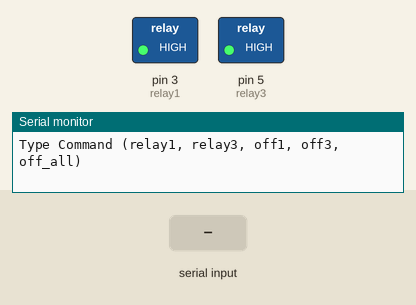
Simulated run of this sketch. Board: Arduino Uno, built with avr-gcc and run on an emulated ATmega328P. Shown: switched loads named in the sketch (green lamp = pin HIGH), the last lines printed to the serial monitor. Inputs (shaded band) come from the test bench.

Above: at 1.2 s.
1.3 s: "relay1\n" received over Serial
At 1.9 s:
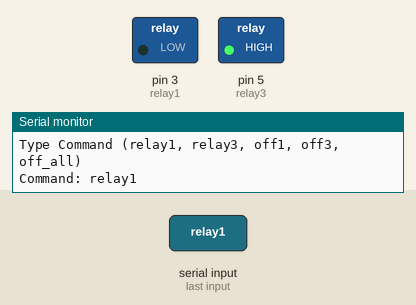
2.8 s: "relay3\n" received over Serial
At 4.0 s:
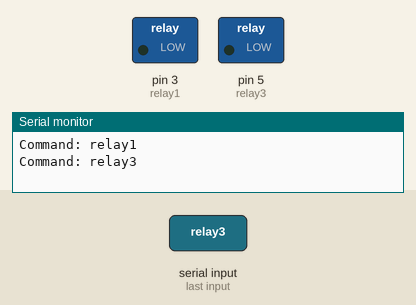
4.3 s: "off1\n" received over Serial
At 5.3 s:
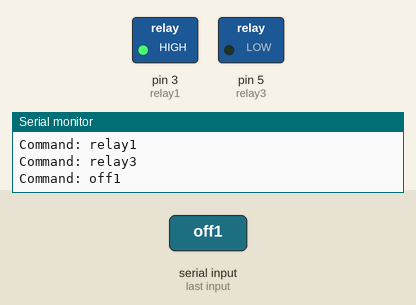
5.8 s: "off3\n" received over Serial
At 6.4 s:
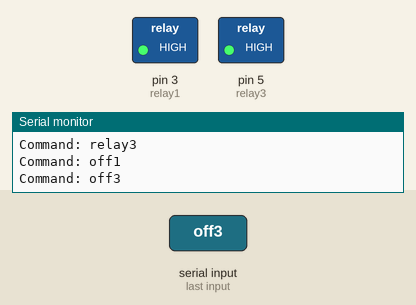
Timing chart, 0 to 8.3 s (numbered marks = the images above; inputs shaded):
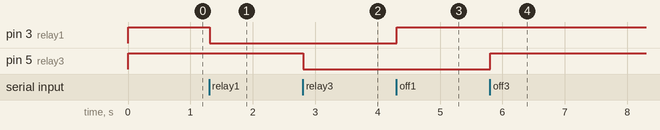

Measured:
- after the input at 1.3 s, pin 3 (relay1): HIGH → LOW at once
- after the input at 2.8 s, pin 5 (relay3): HIGH → LOW at once
- after the input at 4.3 s, pin 3 (relay1): LOW → HIGH at once
- after the input at 5.8 s, pin 5 (relay3): LOW → HIGH at once

The sketch:

kingroon_serial_relay.ino
```cpp
String command;

#define relay1 3
#define relay3 5

void setup() {
  pinMode(relay1, OUTPUT);
  pinMode(relay3, OUTPUT);
  digitalWrite(relay1, HIGH);
  digitalWrite(relay3, HIGH);
  Serial.begin(9600);
  Serial.println("Type Command (relay1, relay3, off1, off3, off_all)");
}

void loop() {
  if (Serial.available()) {
    command = Serial.readStringUntil('\n');
    command.trim();
    if (command.equals("relay1")) {
      digitalWrite(relay1, LOW);
    }
    else if (command.equals("relay3")) {
      digitalWrite(relay3, LOW);
    }
    else if (command.equals("off1")) {
      digitalWrite(relay1, HIGH);
    }
    else if (command.equals("off3")) {
      digitalWrite(relay3, HIGH);
    }
    else if (command.equals("off_all")) {
      digitalWrite(relay1, HIGH);
      digitalWrite(relay3, HIGH);
    }
    else {
      Serial.println("bad command");
    }
    Serial.print("Command: ");
    Serial.println(command);
  }
}
```
